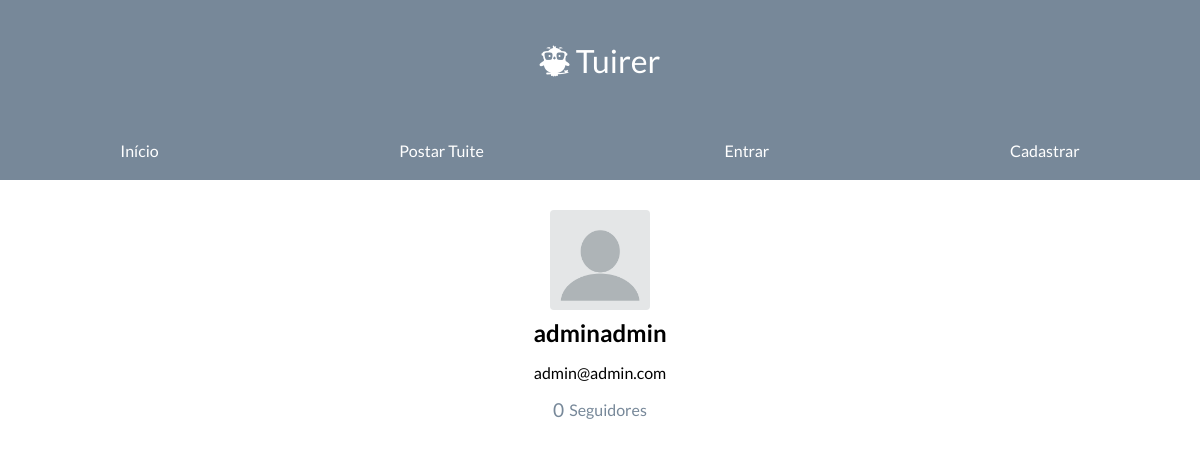
The page /perfil/5/ on the database as committed earlier.
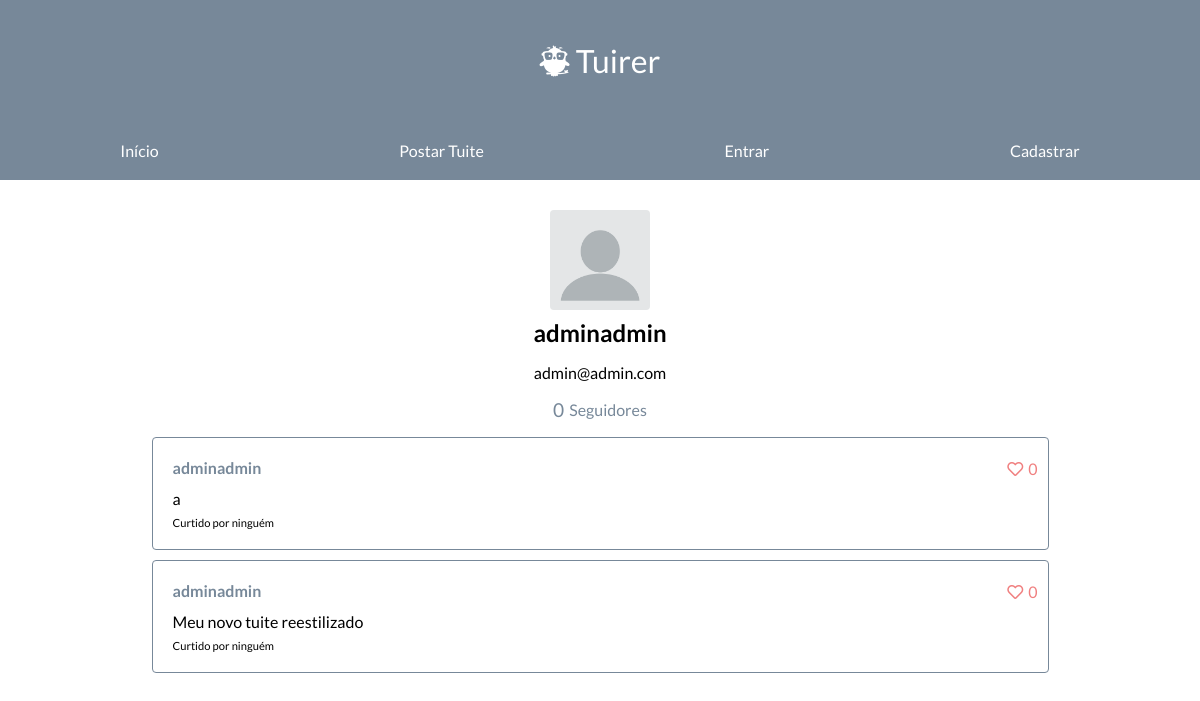
The same page on the database as committed later.
### users/models.py (models this page shows)
class User(AbstractUser):
    picture = models.ImageField('Foto de perfil', default='img/blank-profile-picture.png')
    following = models.ManyToManyField('self', related_name="seguidores", symmetrical=False, blank=True)
    @property
    def followers_count(self):
        return self.seguidores.count()

### tuites/models.py (models this page shows)
class Tuite(models.Model):
    content = models.CharField('Tuite', max_length=280)
    author = models.ForeignKey(
        'users.User',
        on_delete = models.CASCADE, #models.PROTECT protege da exclusão, e impede excluir o usuário até excluir os tuites
        related_name = 'tuites' #Permite chamar a partir do model de User os tuites que se relacionam com ele
    )
    date_created = models.DateTimeField(auto_now_add=True)
    liked_by = models.ManyToManyField('users.User', blank = True)
    @property
    def likes_count(self):
        return self.liked_by.count()
    objects = TuitesManager() #Sobrescrevendo o atributo objects para nosso manager criado, mas como herança, apenas herdando e colocando a mais
    def __str__(self):
        return f'{self.author.username}: {self.content}'
    class Meta:
        ordering = ('-date_created', )

### users/views.py (the view)
# urls.py: path('perfil/<int:pk>/', ProfileView.as_view(), name="profile"),
class ProfileView(DetailView):
    model = User
    template_name = 'profile.html'
    context_object_name = 'profile' #muda o nome do model a ser puxado no html

### tuites/context_processors.py (called while the page is built)
def eu(request):
    return {
        'eu': 'Vanessa'
    }

### tuites/templatetags/tuite_likes.py (called while the page is built)
@register.simple_tag(takes_context=True)
def tuite_liked_icon(context):
    user = context.get('user')
    tuite = context.get('tuite')
    user_has_liked = tuite.liked_by.filter(pk=user.pk).exists()
    if user_has_liked:
        return format_html('<i class="fas fa-heart"></i>')
    return format_html('<i class="far fa-heart"></i>')

### templates/profile.html (shortened to what this page needs)
{% extends 'base.html' %}
{% load follow_user %}
{% block body %}
<div class="profile">
    <div class="profile-picture">
        <img src="{{ profile.picture.url }}" alt="">
    </div>
    {% if profile == request.user %}
        <h2>{{profile.username}} (Eu)</h2>
    {% else %}
        <h2>{{profile.username}}</h2>
    {% endif %}
    <p>{{ profile.email }}</p>
    <div class="profile-follow">
        <div>{{ profile.followers_count }}</div>
        <a class="profile-followers" href="{% url 'users:seguidores' profile.pk %}">Seguidor{{ profile.followers_count|pluralize:"es" }}</a>
    </div>
    {% for tuite in profile.tuites.all %}
        {% include 'includes/card.html' %}
    {% endfor %}
</div>
{% endblock %}

### templates/base.html (shortened to what this page needs)
{% load static %}
<html>
    <head>
        <link rel="stylesheet" type="text/css" href="{% static 'css/style.css' %}">
        <link rel="stylesheet" href="https://use.fontawesome.com/releases/v5.2.0/css/all.css">
    </head>
    <body>
        <div class="banner"><a href="{% url 'index' %}"><i class="fab fa-earlybirds"></i> Tuirer</a></div>
        {% include 'includes/navbar.html' %}
        <div>
            {% block body %}{% endblock %}
        </div>
    </body>
</html>

### templates/includes/navbar.html
<nav class="navbar">
    <a href="{% url 'index' %}">Início</a>
    <a href="{% url 'tuites:postar' %}">Postar Tuite</a>
    {% if user.is_authenticated %}
        {% if user.is_superuser %}
        <a href="/admin">Painel</a>
        {% endif %}
        <a href="{% url 'users:profile' request.user.pk %}">Olá, <b>{{ user.username }}</b></a>
        <a href="{% url 'users:logout' %}">Sair</a>
    {% else %}
        <a href="{% url 'users:login' %}">Entrar</a>
        <a href="{% url 'users:signup' %}">Cadastrar</a>
    {% endif %}
</nav>

### templates/includes/card.html
{% load tuite_likes %}
<div class="card-tuite" id="{{ tuite.id }}">
        <div class="card-author"><b><a href="{% url 'users:profile' tuite.author.pk %}">{{tuite.author}}</a></b></div>
        <div class="card-content">
            {{tuite.content}}
        </div>
        <div class="likes">
            Curtido por
            {% for user in tuite.liked_by.all %}
                {{ user }},
            {% empty %}
                ninguém
            {% endfor %}
        </div>
        <div class="card-like">
            {% if request.user.is_authenticated %}
                <a href="{% url 'tuites:like' tuite.pk %}">
                    {% tuite_liked_icon %}
                </a>
            {% else %}
                <a href="{% url 'users:login' %}">
                    {% tuite_liked_icon %}
                </a>
            {% endif %}
            <p>{{ tuite.likes_count }}</p>
        </div>
</div>

### static/css/style.css (style rules this page uses)
body { background-color: white; margin: 0; }
html { font-size: 16px; font-family: 'Lato', sans-serif; }
a { text-decoration: none; }
.banner { display: flex; justify-content: center; align-items: center; width: 100%; height: 120px; background: #778899; font-size: 2rem; }
.banner a { color: white; }
.navbar { display: flex; justify-content: space-around; align-items: center; width: 100%; height: 60px; background: #778899; }
.navbar a { color: white; }
.card-tuite { width: 70%; padding: 20px; padding-right: 35px; background: white; margin-bottom: 10px; border-radius: 4px; position: relative; border: 1px solid #778899; }
.card-author { padding-bottom: 12px; }
.card-author a { color: #778899; }
.card-content { padding-bottom: 8px; }
.card-like { display: flex; align-items: center; position: absolute; right: 10px; top: 21px; }
.card-like p { margin: 0; margin-left: 5px; color: lightcoral; }
.card-like a { color: lightcoral; }
.profile { display: flex; flex-direction: column; align-items: center; margin-top: 30px; margin-bottom: 25px; }
.profile h2 { margin-top: 8px; margin-bottom: 0; }
.profile-picture img { width: 100px; height: 100px; border-radius: 4px; }
.profile-follow { display: flex; align-items: center; margin-bottom: 16px; }
.profile-followers { color: #778899; }
.profile-follow div { color: #778899; margin-right: 5px; font-size: 1.2rem; }
.likes { font-size: 0.7rem; }

Rows that differ between the two databases and show on the page:
added Tuite: author "adminadmin", content "a", likes_count "0"
added Tuite: author "adminadmin", content "Meu novo tuite reestilizado", likes_count "0"
